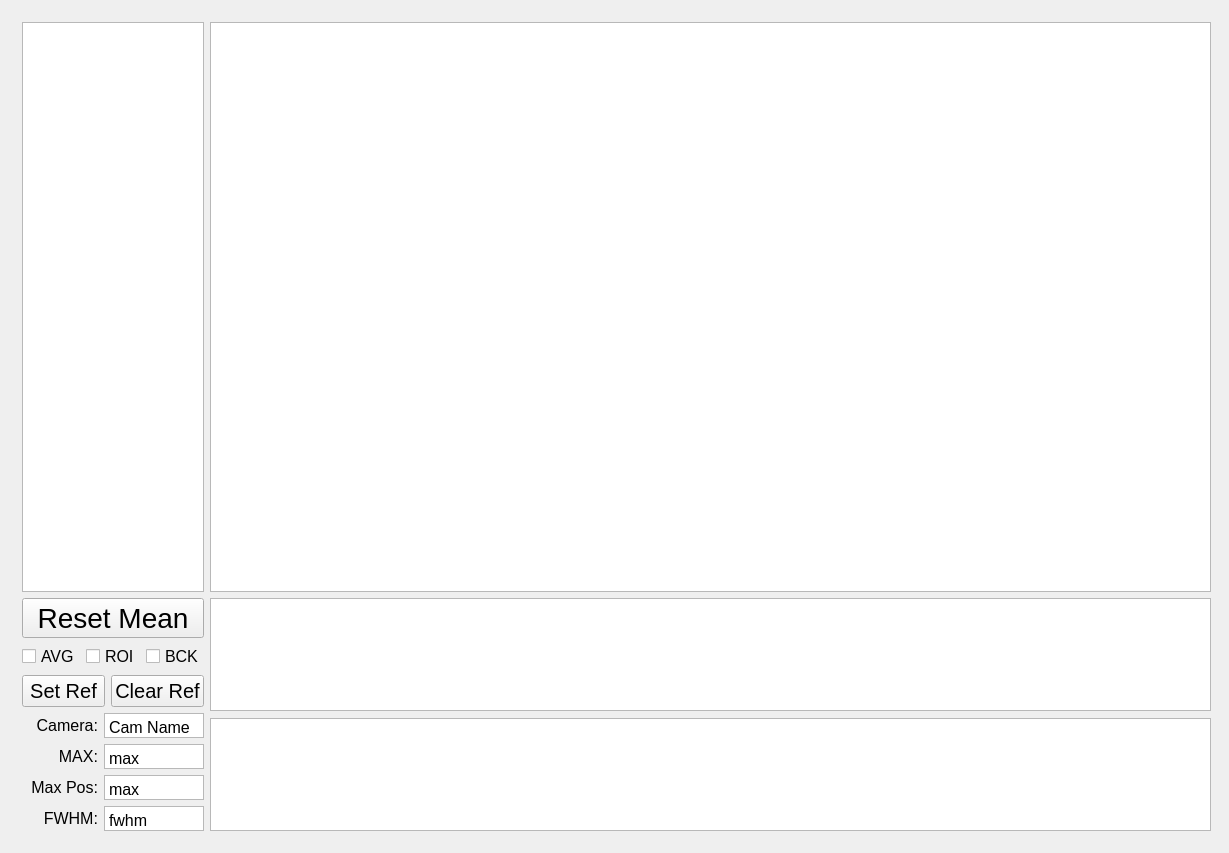
<?xml version="1.0" encoding="UTF-8"?>
<ui version="4.0">
 <class>mainView</class>
 <widget class="QMainWindow" name="mainView">
  <property name="geometry">
   <rect>
    <x>0</x>
    <y>0</y>
    <width>1229</width>
    <height>853</height>
   </rect>
  </property>
  <property name="windowTitle">
   <string>MainWindow</string>
  </property>
  <widget class="QWidget" name="centralwidget">
   <widget class="QWidget" name="">
    <property name="geometry">
     <rect>
      <x>11</x>
      <y>11</y>
      <width>1211</width>
      <height>831</height>
     </rect>
    </property>
    <layout class="QGridLayout" name="gridLayout_2" rowstretch="25,1" columnstretch="1,15">
     <property name="leftMargin">
      <number>11</number>
     </property>
     <property name="topMargin">
      <number>11</number>
     </property>
     <property name="rightMargin">
      <number>11</number>
     </property>
     <property name="bottomMargin">
      <number>11</number>
     </property>
     <item row="0" column="0">
      <widget class="GraphicsLayoutWidget" name="y_proj"/>
     </item>
     <item row="0" column="1">
      <widget class="GraphicsLayoutWidget" name="graphicsView"/>
     </item>
     <item row="1" column="0">
      <layout class="QVBoxLayout" name="verticalLayout_2">
       <item>
        <layout class="QVBoxLayout" name="verticalLayout">
         <item>
          <widget class="QPushButton" name="reset_mean_pushButton">
           <property name="font">
            <font>
             <pointsize>21</pointsize>
            </font>
           </property>
           <property name="text">
            <string>Reset Mean</string>
           </property>
          </widget>
         </item>
         <item>
          <layout class="QHBoxLayout" name="horizontalLayout">
           <item>
            <widget class="QCheckBox" name="average_cbox">
             <property name="font">
              <font>
               <pointsize>12</pointsize>
              </font>
             </property>
             <property name="text">
              <string>AVG</string>
             </property>
            </widget>
           </item>
           <item>
            <widget class="QCheckBox" name="useROI_cbox">
             <property name="font">
              <font>
               <pointsize>12</pointsize>
              </font>
             </property>
             <property name="text">
              <string>ROI</string>
             </property>
            </widget>
           </item>
           <item>
            <widget class="QCheckBox" name="useBackground_cbox">
             <property name="font">
              <font>
               <pointsize>12</pointsize>
              </font>
             </property>
             <property name="text">
              <string>BCK</string>
             </property>
            </widget>
           </item>
          </layout>
         </item>
         <item>
          <layout class="QHBoxLayout" name="horizontalLayout_2">
           <item>
            <widget class="QPushButton" name="setRef_button">
             <property name="font">
              <font>
               <pointsize>15</pointsize>
              </font>
             </property>
             <property name="text">
              <string>Set Ref</string>
             </property>
            </widget>
           </item>
           <item>
            <widget class="QPushButton" name="clearRef_button">
             <property name="font">
              <font>
               <pointsize>15</pointsize>
              </font>
             </property>
             <property name="text">
              <string>Clear Ref</string>
             </property>
            </widget>
           </item>
          </layout>
         </item>
        </layout>
       </item>
       <item>
        <layout class="QGridLayout" name="gridLayout">
         <item row="3" column="0">
          <widget class="QLabel" name="label_5">
           <property name="minimumSize">
            <size>
             <width>65</width>
             <height>25</height>
            </size>
           </property>
           <property name="maximumSize">
            <size>
             <width>5555</width>
             <height>25</height>
            </size>
           </property>
           <property name="font">
            <font>
             <pointsize>12</pointsize>
            </font>
           </property>
           <property name="text">
            <string>FWHM:</string>
           </property>
           <property name="alignment">
            <set>Qt::AlignRight|Qt::AlignTrailing|Qt::AlignVCenter</set>
           </property>
          </widget>
         </item>
         <item row="2" column="0">
          <widget class="QLabel" name="label_6">
           <property name="minimumSize">
            <size>
             <width>65</width>
             <height>25</height>
            </size>
           </property>
           <property name="maximumSize">
            <size>
             <width>5555</width>
             <height>25</height>
            </size>
           </property>
           <property name="font">
            <font>
             <pointsize>12</pointsize>
            </font>
           </property>
           <property name="text">
            <string>Max Pos:</string>
           </property>
           <property name="alignment">
            <set>Qt::AlignRight|Qt::AlignTrailing|Qt::AlignVCenter</set>
           </property>
          </widget>
         </item>
         <item row="0" column="0">
          <widget class="QLabel" name="label">
           <property name="minimumSize">
            <size>
             <width>65</width>
             <height>25</height>
            </size>
           </property>
           <property name="maximumSize">
            <size>
             <width>5555</width>
             <height>25</height>
            </size>
           </property>
           <property name="font">
            <font>
             <pointsize>12</pointsize>
            </font>
           </property>
           <property name="text">
            <string>Camera:</string>
           </property>
           <property name="alignment">
            <set>Qt::AlignRight|Qt::AlignTrailing|Qt::AlignVCenter</set>
           </property>
          </widget>
         </item>
         <item row="1" column="0">
          <widget class="QLabel" name="label_4">
           <property name="minimumSize">
            <size>
             <width>65</width>
             <height>25</height>
            </size>
           </property>
           <property name="maximumSize">
            <size>
             <width>5555</width>
             <height>25</height>
            </size>
           </property>
           <property name="font">
            <font>
             <pointsize>12</pointsize>
            </font>
           </property>
           <property name="text">
            <string>MAX:</string>
           </property>
           <property name="alignment">
            <set>Qt::AlignRight|Qt::AlignTrailing|Qt::AlignVCenter</set>
           </property>
          </widget>
         </item>
         <item row="1" column="1">
          <widget class="QTextEdit" name="max_text">
           <property name="sizePolicy">
            <sizepolicy hsizetype="Fixed" vsizetype="Fixed">
             <horstretch>0</horstretch>
             <verstretch>0</verstretch>
            </sizepolicy>
           </property>
           <property name="minimumSize">
            <size>
             <width>100</width>
             <height>25</height>
            </size>
           </property>
           <property name="maximumSize">
            <size>
             <width>100</width>
             <height>25</height>
            </size>
           </property>
           <property name="verticalScrollBarPolicy">
            <enum>Qt::ScrollBarAlwaysOff</enum>
           </property>
           <property name="horizontalScrollBarPolicy">
            <enum>Qt::ScrollBarAlwaysOff</enum>
           </property>
           <property name="html">
            <string>&lt;!DOCTYPE HTML PUBLIC &quot;-//W3C//DTD HTML 4.0//EN&quot; &quot;http://www.w3.org/TR/REC-html40/strict.dtd&quot;&gt;
&lt;html&gt;&lt;head&gt;&lt;meta name=&quot;qrichtext&quot; content=&quot;1&quot; /&gt;&lt;style type=&quot;text/css&quot;&gt;
p, li { white-space: pre-wrap; }
&lt;/style&gt;&lt;/head&gt;&lt;body style=&quot; font-family:'MS Shell Dlg 2'; font-size:7.8pt; font-weight:400; font-style:normal;&quot;&gt;
&lt;p style=&quot; margin-top:0px; margin-bottom:0px; margin-left:0px; margin-right:0px; -qt-block-indent:0; text-indent:0px;&quot;&gt;&lt;span style=&quot; font-size:12pt;&quot;&gt;max&lt;/span&gt;&lt;/p&gt;&lt;/body&gt;&lt;/html&gt;</string>
           </property>
          </widget>
         </item>
         <item row="2" column="1">
          <widget class="QTextEdit" name="max_pos_text">
           <property name="sizePolicy">
            <sizepolicy hsizetype="Fixed" vsizetype="Fixed">
             <horstretch>0</horstretch>
             <verstretch>0</verstretch>
            </sizepolicy>
           </property>
           <property name="minimumSize">
            <size>
             <width>100</width>
             <height>25</height>
            </size>
           </property>
           <property name="maximumSize">
            <size>
             <width>100</width>
             <height>25</height>
            </size>
           </property>
           <property name="verticalScrollBarPolicy">
            <enum>Qt::ScrollBarAlwaysOff</enum>
           </property>
           <property name="horizontalScrollBarPolicy">
            <enum>Qt::ScrollBarAlwaysOff</enum>
           </property>
           <property name="html">
            <string>&lt;!DOCTYPE HTML PUBLIC &quot;-//W3C//DTD HTML 4.0//EN&quot; &quot;http://www.w3.org/TR/REC-html40/strict.dtd&quot;&gt;
&lt;html&gt;&lt;head&gt;&lt;meta name=&quot;qrichtext&quot; content=&quot;1&quot; /&gt;&lt;style type=&quot;text/css&quot;&gt;
p, li { white-space: pre-wrap; }
&lt;/style&gt;&lt;/head&gt;&lt;body style=&quot; font-family:'MS Shell Dlg 2'; font-size:7.8pt; font-weight:400; font-style:normal;&quot;&gt;
&lt;p style=&quot; margin-top:0px; margin-bottom:0px; margin-left:0px; margin-right:0px; -qt-block-indent:0; text-indent:0px;&quot;&gt;&lt;span style=&quot; font-size:12pt;&quot;&gt;max&lt;/span&gt;&lt;/p&gt;&lt;/body&gt;&lt;/html&gt;</string>
           </property>
          </widget>
         </item>
         <item row="0" column="1">
          <widget class="QTextEdit" name="cam_name_text">
           <property name="sizePolicy">
            <sizepolicy hsizetype="Fixed" vsizetype="Fixed">
             <horstretch>0</horstretch>
             <verstretch>0</verstretch>
            </sizepolicy>
           </property>
           <property name="minimumSize">
            <size>
             <width>100</width>
             <height>25</height>
            </size>
           </property>
           <property name="maximumSize">
            <size>
             <width>100</width>
             <height>25</height>
            </size>
           </property>
           <property name="verticalScrollBarPolicy">
            <enum>Qt::ScrollBarAlwaysOff</enum>
           </property>
           <property name="horizontalScrollBarPolicy">
            <enum>Qt::ScrollBarAlwaysOff</enum>
           </property>
           <property name="html">
            <string>&lt;!DOCTYPE HTML PUBLIC &quot;-//W3C//DTD HTML 4.0//EN&quot; &quot;http://www.w3.org/TR/REC-html40/strict.dtd&quot;&gt;
&lt;html&gt;&lt;head&gt;&lt;meta name=&quot;qrichtext&quot; content=&quot;1&quot; /&gt;&lt;style type=&quot;text/css&quot;&gt;
p, li { white-space: pre-wrap; }
&lt;/style&gt;&lt;/head&gt;&lt;body style=&quot; font-family:'MS Shell Dlg 2'; font-size:7.8pt; font-weight:400; font-style:normal;&quot;&gt;
&lt;p style=&quot; margin-top:0px; margin-bottom:0px; margin-left:0px; margin-right:0px; -qt-block-indent:0; text-indent:0px;&quot;&gt;&lt;span style=&quot; font-size:12pt;&quot;&gt;Cam Name&lt;/span&gt;&lt;/p&gt;&lt;/body&gt;&lt;/html&gt;</string>
           </property>
          </widget>
         </item>
         <item row="3" column="1">
          <widget class="QTextEdit" name="fwhm_text">
           <property name="sizePolicy">
            <sizepolicy hsizetype="Fixed" vsizetype="Fixed">
             <horstretch>0</horstretch>
             <verstretch>0</verstretch>
            </sizepolicy>
           </property>
           <property name="minimumSize">
            <size>
             <width>100</width>
             <height>25</height>
            </size>
           </property>
           <property name="maximumSize">
            <size>
             <width>100</width>
             <height>25</height>
            </size>
           </property>
           <property name="verticalScrollBarPolicy">
            <enum>Qt::ScrollBarAlwaysOff</enum>
           </property>
           <property name="horizontalScrollBarPolicy">
            <enum>Qt::ScrollBarAlwaysOff</enum>
           </property>
           <property name="html">
            <string>&lt;!DOCTYPE HTML PUBLIC &quot;-//W3C//DTD HTML 4.0//EN&quot; &quot;http://www.w3.org/TR/REC-html40/strict.dtd&quot;&gt;
&lt;html&gt;&lt;head&gt;&lt;meta name=&quot;qrichtext&quot; content=&quot;1&quot; /&gt;&lt;style type=&quot;text/css&quot;&gt;
p, li { white-space: pre-wrap; }
&lt;/style&gt;&lt;/head&gt;&lt;body style=&quot; font-family:'MS Shell Dlg 2'; font-size:7.8pt; font-weight:400; font-style:normal;&quot;&gt;
&lt;p style=&quot; margin-top:0px; margin-bottom:0px; margin-left:0px; margin-right:0px; -qt-block-indent:0; text-indent:0px;&quot;&gt;&lt;span style=&quot; font-size:12pt;&quot;&gt;fwhm&lt;/span&gt;&lt;/p&gt;&lt;/body&gt;&lt;/html&gt;</string>
           </property>
          </widget>
         </item>
        </layout>
       </item>
      </layout>
     </item>
     <item row="1" column="1">
      <layout class="QVBoxLayout" name="verticalLayout_3">
       <property name="spacing">
        <number>7</number>
       </property>
       <item>
        <widget class="GraphicsLayoutWidget" name="x_proj"/>
       </item>
       <item>
        <widget class="GraphicsLayoutWidget" name="x_proj_2"/>
       </item>
      </layout>
     </item>
    </layout>
   </widget>
   <zorder>graphicsView</zorder>
   <zorder>y_proj</zorder>
   <zorder></zorder>
   <zorder>x_proj</zorder>
   <zorder>x_proj_2</zorder>
  </widget>
 </widget>
 <customwidgets>
  <customwidget>
   <class>GraphicsLayoutWidget</class>
   <extends>QGraphicsView</extends>
   <header>pyqtgraph</header>
  </customwidget>
 </customwidgets>
 <resources/>
 <connections/>
</ui>
